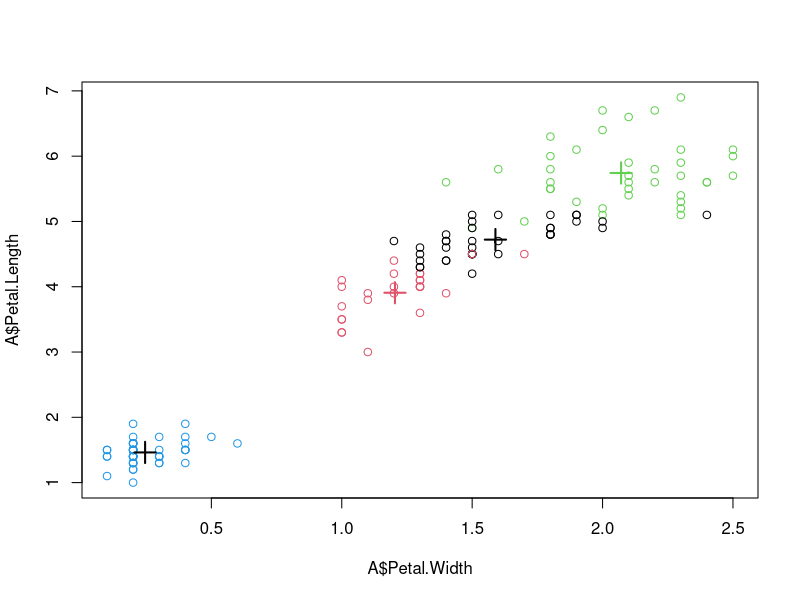
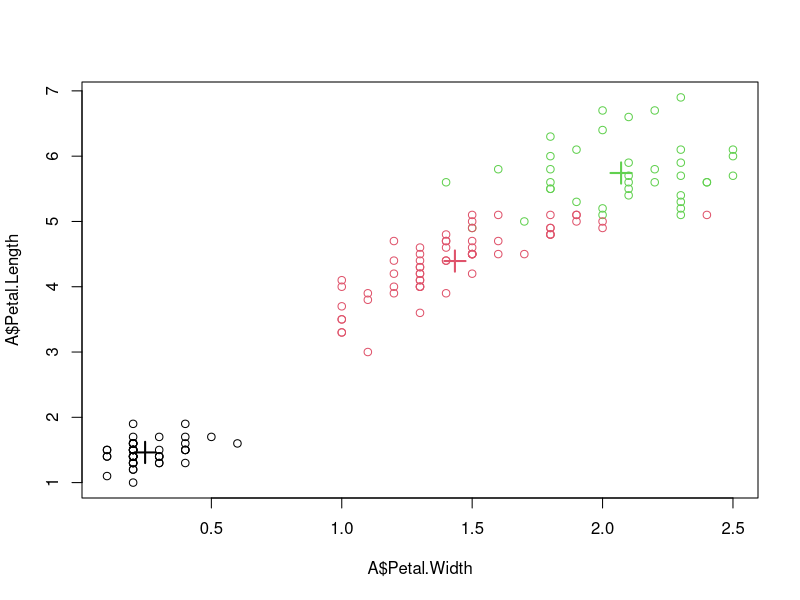
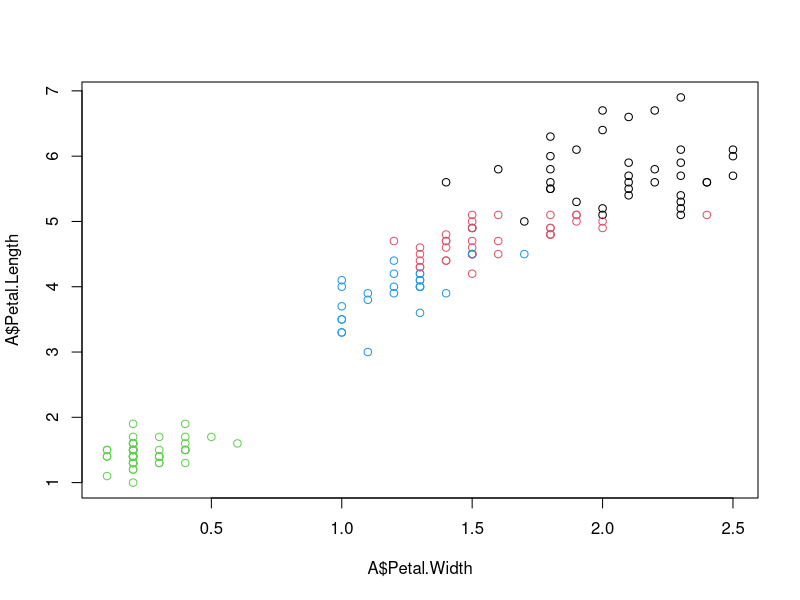
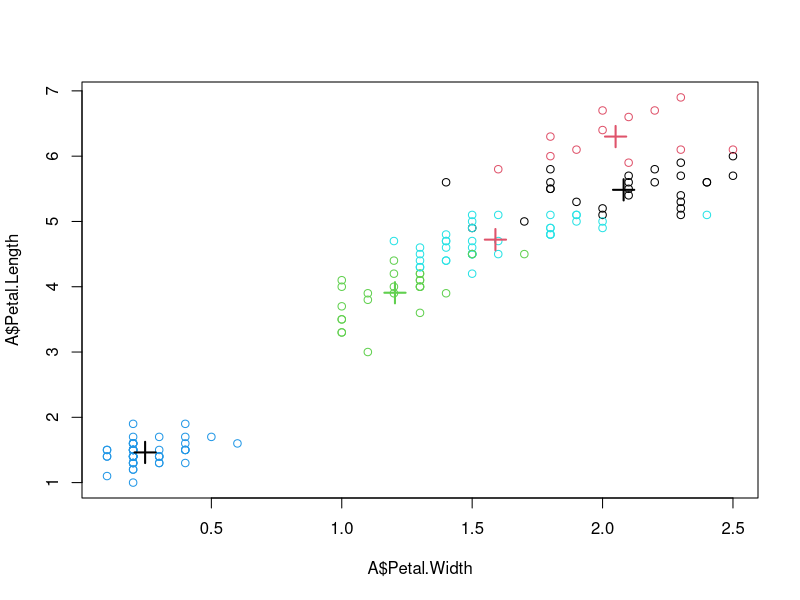

Generate these figures, in order, with R:
#--------Clustring------------------------------------
#Kmeans---------------Algo------------------------------

library(data.table)
data(iris) #iris dataset
A = data.frame(iris)
head(A)
str(A)
table(A$Species)

model1 = kmeans(subset(A,select = -c(Species)),centers = 2,nstart = 20)
model1$cluster
A$clusters = as.factor(model1$cluster)
table(A$clusters,A$Species)

model1 = kmeans(subset(A,select = -c(Species)),centers = 3,nstart = 20)
model1$cluster
A$clusters = as.factor(model1$cluster)
table(A$clusters,A$Species)

model1 = kmeans(subset(A,select = -c(Species)),centers = 4,nstart = 20)
model1$cluster
A$clusters = as.factor(model1$cluster)
table(A$clusters,A$Species)



plot(A$Petal.Width,A$Petal.Length,col = A$clusters)
points(x = model1$centers[,4],y = model1$centers[,3],col = 1:3,pch = 3,cex = 2,lwd = 2)

# K = 2

model1 = kmeans(subset(A,select = -c(Species)),centers = 3,nstart = 20)
model1$cluster
A$clusters = as.factor(model1$cluster)
table(A$clusters,A$Species)

plot(A$Petal.Width,A$Petal.Length,col = A$clusters)
points(x = model1$centers[,4],y = model1$centers[,3],col = 1:3,pch = 3,cex = 2,lwd = 2)

# k = 4


model1 = kmeans(subset(A,select = -c(Species)),centers = 4,nstart = 20)
model1$cluster
A$clusters = as.factor(model1$cluster)
table(A$clusters,A$Species)

plot(A$Petal.Width,A$Petal.Length,col = A$clusters)
#points(x = model1$centers[,4],y = model1$centers[,3],col = 1:3,pch = 3,cex = 2,lwd = 2)

# k = 5

model1 = kmeans(subset(A,select = -c(Species)),centers = 5,nstart = 20)
model1$cluster
A$clusters = as.factor(model1$cluster)
table(A$clusters,A$Species)

plot(A$Petal.Width,A$Petal.Length,col = A$clusters)
points(x = model1$centers[,4],y = model1$centers[,3],col = 1:3,pch = 3,cex = 2,lwd = 2)